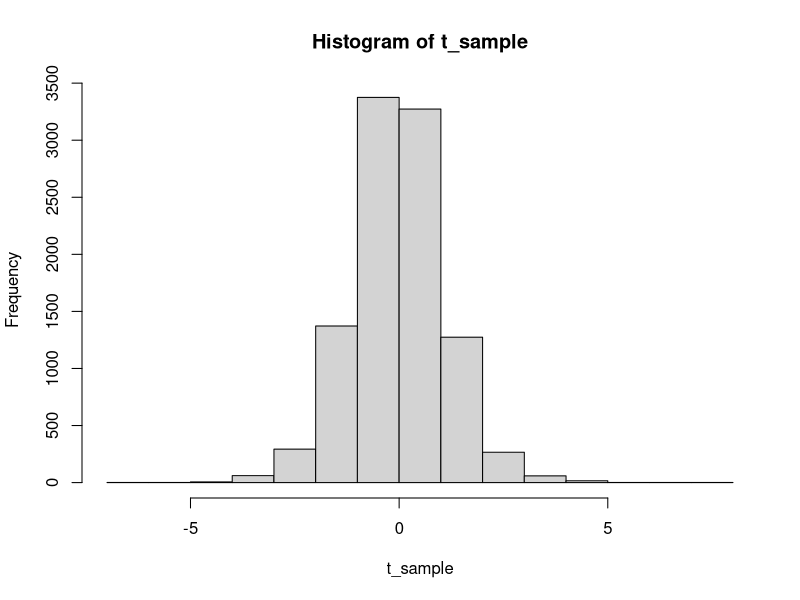
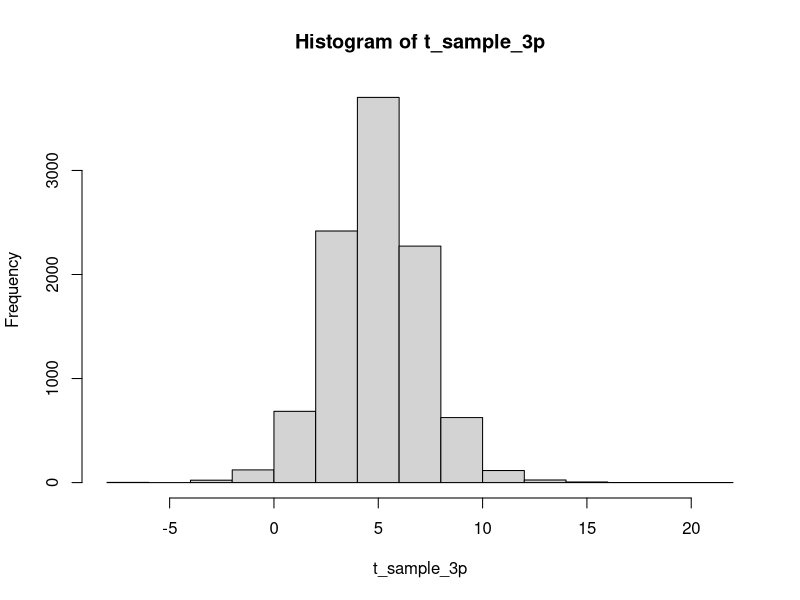
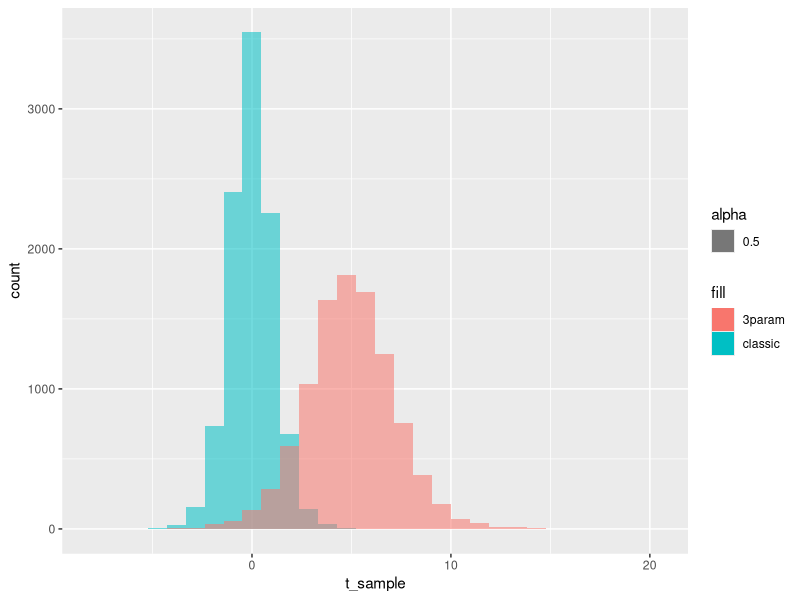

R code for these plots, in order:
## ---- chunk 1
knitr::opts_chunk$set(echo = TRUE)
library(ggplot2)
## ---- chunk 2
num_samples = 10000
nu = 10
mu = 5
sigma = 2
t_sample <- stats::rt(n = num_samples, df = nu)
t_sample_3p <- mu+(sigma*t_sample)
hist(t_sample)
hist(t_sample_3p)
ggplot() +
  geom_histogram(data = data.frame(t_sample),aes(x = t_sample, alpha = 0.5, fill = "classic")) +
  geom_histogram(data = data.frame(t_sample_3p),aes(x = t_sample_3p, alpha = 0.5, fill = "3param"))
## ---- chunk 3
mean(t_sample)
var(t_sample); (nu)/(nu-2)
## ---- chunk 4
mean(t_sample_3p); mu
var(t_sample_3p); sigma^2*(nu)/(nu-2)
